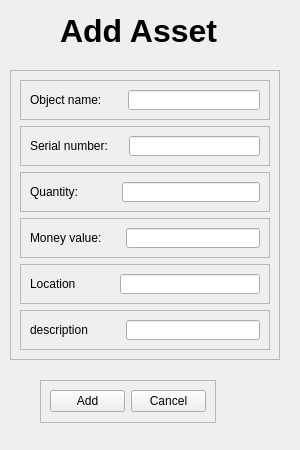
<?xml version="1.0" encoding="UTF-8"?>
<ui version="4.0">
 <class>MainWindow</class>
 <widget class="QMainWindow" name="MainWindow">
  <property name="geometry">
   <rect>
    <x>0</x>
    <y>0</y>
    <width>300</width>
    <height>450</height>
   </rect>
  </property>
  <property name="minimumSize">
   <size>
    <width>300</width>
    <height>450</height>
   </size>
  </property>
  <property name="maximumSize">
   <size>
    <width>300</width>
    <height>450</height>
   </size>
  </property>
  <property name="windowTitle">
   <string>MainWindow</string>
  </property>
  <widget class="QWidget" name="centralwidget">
   <widget class="QLabel" name="Add_Assets_Inventory_Title_3">
    <property name="geometry">
     <rect>
      <x>60</x>
      <y>0</y>
      <width>161</width>
      <height>61</height>
     </rect>
    </property>
    <property name="font">
     <font>
      <pointsize>24</pointsize>
      <weight>75</weight>
      <bold>true</bold>
     </font>
    </property>
    <property name="text">
     <string>Add Asset  </string>
    </property>
   </widget>
   <widget class="QFrame" name="frame">
    <property name="geometry">
     <rect>
      <x>10</x>
      <y>70</y>
      <width>270</width>
      <height>290</height>
     </rect>
    </property>
    <property name="frameShape">
     <enum>QFrame::StyledPanel</enum>
    </property>
    <property name="frameShadow">
     <enum>QFrame::Raised</enum>
    </property>
    <layout class="QVBoxLayout" name="verticalLayout">
     <item>
      <widget class="QFrame" name="frame_2">
       <property name="frameShape">
        <enum>QFrame::StyledPanel</enum>
       </property>
       <property name="frameShadow">
        <enum>QFrame::Raised</enum>
       </property>
       <layout class="QHBoxLayout" name="horizontalLayout">
        <item>
         <widget class="QLabel" name="TitleOf_ObjectName_AddAsset_4">
          <property name="text">
           <string>Object name:</string>
          </property>
         </widget>
        </item>
        <item>
         <spacer name="horizontalSpacer_16">
          <property name="orientation">
           <enum>Qt::Horizontal</enum>
          </property>
          <property name="sizeType">
           <enum>QSizePolicy::Fixed</enum>
          </property>
          <property name="sizeHint" stdset="0">
           <size>
            <width>20</width>
            <height>20</height>
           </size>
          </property>
         </spacer>
        </item>
        <item>
         <widget class="QLineEdit" name="ObjectName_input_AddAssets_Inventory_4"/>
        </item>
       </layout>
      </widget>
     </item>
     <item>
      <widget class="QFrame" name="frame_3">
       <property name="frameShape">
        <enum>QFrame::StyledPanel</enum>
       </property>
       <property name="frameShadow">
        <enum>QFrame::Raised</enum>
       </property>
       <layout class="QHBoxLayout" name="horizontalLayout_2">
        <item>
         <widget class="QLabel" name="TitleOf_SerialNumber_AddAsset_4">
          <property name="text">
           <string>Serial number:</string>
          </property>
         </widget>
        </item>
        <item>
         <spacer name="horizontalSpacer_17">
          <property name="orientation">
           <enum>Qt::Horizontal</enum>
          </property>
          <property name="sizeType">
           <enum>QSizePolicy::Fixed</enum>
          </property>
          <property name="sizeHint" stdset="0">
           <size>
            <width>15</width>
            <height>20</height>
           </size>
          </property>
         </spacer>
        </item>
        <item>
         <widget class="QLineEdit" name="SerialNumber_input_AddAssets_Inventory_4"/>
        </item>
       </layout>
      </widget>
     </item>
     <item>
      <widget class="QFrame" name="frame_4">
       <property name="frameShape">
        <enum>QFrame::StyledPanel</enum>
       </property>
       <property name="frameShadow">
        <enum>QFrame::Raised</enum>
       </property>
       <layout class="QHBoxLayout" name="horizontalLayout_3">
        <item>
         <widget class="QLabel" name="TitleOfQuantity_AddAsset_4">
          <property name="text">
           <string>Quantity:</string>
          </property>
         </widget>
        </item>
        <item>
         <spacer name="horizontalSpacer_18">
          <property name="orientation">
           <enum>Qt::Horizontal</enum>
          </property>
          <property name="sizeType">
           <enum>QSizePolicy::Fixed</enum>
          </property>
          <property name="sizeHint" stdset="0">
           <size>
            <width>38</width>
            <height>20</height>
           </size>
          </property>
         </spacer>
        </item>
        <item>
         <widget class="QLineEdit" name="Quantity_input_AddAssets_Inventory_4"/>
        </item>
       </layout>
      </widget>
     </item>
     <item>
      <widget class="QFrame" name="frame_5">
       <property name="frameShape">
        <enum>QFrame::StyledPanel</enum>
       </property>
       <property name="frameShadow">
        <enum>QFrame::Raised</enum>
       </property>
       <layout class="QHBoxLayout" name="horizontalLayout_4">
        <item>
         <widget class="QLabel" name="TitleOf_MoneyValue_AddAsset_4">
          <property name="text">
           <string>Money value:</string>
          </property>
         </widget>
        </item>
        <item>
         <spacer name="horizontalSpacer_19">
          <property name="orientation">
           <enum>Qt::Horizontal</enum>
          </property>
          <property name="sizeType">
           <enum>QSizePolicy::Fixed</enum>
          </property>
          <property name="sizeHint" stdset="0">
           <size>
            <width>18</width>
            <height>20</height>
           </size>
          </property>
         </spacer>
        </item>
        <item>
         <widget class="QLineEdit" name="MoneyValue_input_AddAssets_Inventory_4"/>
        </item>
       </layout>
      </widget>
     </item>
     <item>
      <widget class="QFrame" name="frame_7">
       <property name="frameShape">
        <enum>QFrame::StyledPanel</enum>
       </property>
       <property name="frameShadow">
        <enum>QFrame::Raised</enum>
       </property>
       <layout class="QHBoxLayout" name="horizontalLayout_7">
        <item>
         <widget class="QLabel" name="TitleOf_Location_AddAsset_5">
          <property name="text">
           <string>Location</string>
          </property>
         </widget>
        </item>
        <item>
         <spacer name="horizontalSpacer_21">
          <property name="orientation">
           <enum>Qt::Horizontal</enum>
          </property>
          <property name="sizeType">
           <enum>QSizePolicy::Fixed</enum>
          </property>
          <property name="sizeHint" stdset="0">
           <size>
            <width>38</width>
            <height>20</height>
           </size>
          </property>
         </spacer>
        </item>
        <item>
         <widget class="QLineEdit" name="Location_input_AddAssets_Inventory_5"/>
        </item>
       </layout>
      </widget>
     </item>
     <item>
      <widget class="QFrame" name="frame_6">
       <property name="frameShape">
        <enum>QFrame::StyledPanel</enum>
       </property>
       <property name="frameShadow">
        <enum>QFrame::Raised</enum>
       </property>
       <layout class="QHBoxLayout" name="horizontalLayout_5">
        <item>
         <widget class="QLabel" name="TitleOfdescription_AddAsset_4">
          <property name="text">
           <string>description</string>
          </property>
         </widget>
        </item>
        <item>
         <spacer name="horizontalSpacer_20">
          <property name="orientation">
           <enum>Qt::Horizontal</enum>
          </property>
          <property name="sizeType">
           <enum>QSizePolicy::Fixed</enum>
          </property>
          <property name="sizeHint" stdset="0">
           <size>
            <width>32</width>
            <height>20</height>
           </size>
          </property>
         </spacer>
        </item>
        <item>
         <widget class="QLineEdit" name="description_Input_AddAssets_Inventory_4"/>
        </item>
       </layout>
      </widget>
     </item>
    </layout>
   </widget>
   <widget class="QFrame" name="PushButtons_AddAssets_Inventory_Frame_4">
    <property name="geometry">
     <rect>
      <x>40</x>
      <y>380</y>
      <width>176</width>
      <height>43</height>
     </rect>
    </property>
    <property name="frameShape">
     <enum>QFrame::StyledPanel</enum>
    </property>
    <property name="frameShadow">
     <enum>QFrame::Raised</enum>
    </property>
    <layout class="QHBoxLayout" name="horizontalLayout_6">
     <item>
      <widget class="QPushButton" name="Save_AddAssets_Inventory_Button_4">
       <property name="text">
        <string>Add</string>
       </property>
      </widget>
     </item>
     <item>
      <widget class="QPushButton" name="Cancel_AddAssets_Inventory_Button_4">
       <property name="text">
        <string>Cancel</string>
       </property>
      </widget>
     </item>
    </layout>
   </widget>
  </widget>
 </widget>
 <resources/>
 <connections/>
</ui>
